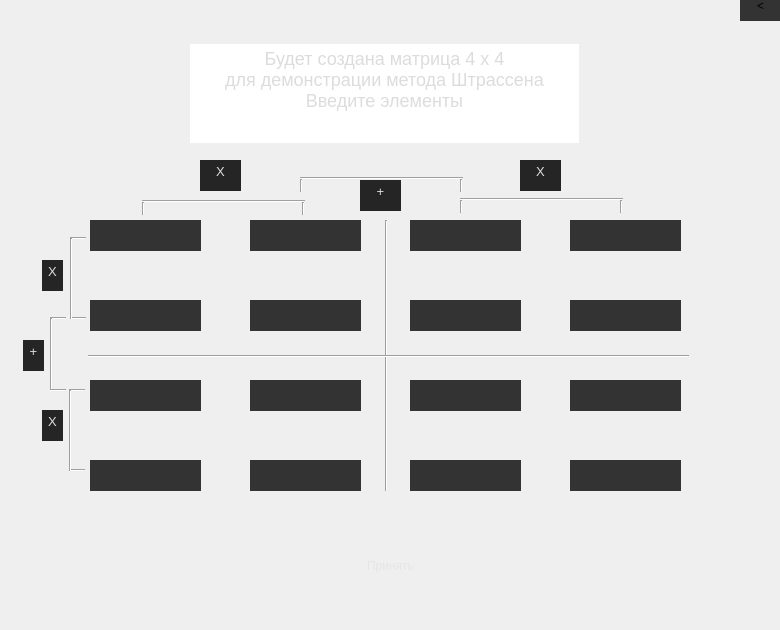
<?xml version="1.0" encoding="UTF-8"?>
<ui version="4.0">
 <class>visual</class>
 <widget class="QDialog" name="visual">
  <property name="geometry">
   <rect>
    <x>0</x>
    <y>0</y>
    <width>780</width>
    <height>630</height>
   </rect>
  </property>
  <property name="sizePolicy">
   <sizepolicy hsizetype="Fixed" vsizetype="Fixed">
    <horstretch>78</horstretch>
    <verstretch>0</verstretch>
   </sizepolicy>
  </property>
  <property name="minimumSize">
   <size>
    <width>780</width>
    <height>630</height>
   </size>
  </property>
  <property name="maximumSize">
   <size>
    <width>780</width>
    <height>630</height>
   </size>
  </property>
  <property name="windowTitle">
   <string>Dialog</string>
  </property>
  <property name="styleSheet">
   <string notr="true">#visual {
	border-image:url(:/background.png);
}</string>
  </property>
  <widget class="QTextBrowser" name="tutor">
   <property name="geometry">
    <rect>
     <x>190</x>
     <y>44</y>
     <width>389</width>
     <height>99</height>
    </rect>
   </property>
   <property name="styleSheet">
    <string notr="true">#tutor {
border-image: url(:/grad.png);
border-radius: 20px;
font-size: 18px;
color: #dcdcdc;
}</string>
   </property>
   <property name="html">
    <string>&lt;!DOCTYPE HTML PUBLIC &quot;-//W3C//DTD HTML 4.0//EN&quot; &quot;http://www.w3.org/TR/REC-html40/strict.dtd&quot;&gt;
&lt;html&gt;&lt;head&gt;&lt;meta name=&quot;qrichtext&quot; content=&quot;1&quot; /&gt;&lt;style type=&quot;text/css&quot;&gt;
p, li { white-space: pre-wrap; }
&lt;/style&gt;&lt;/head&gt;&lt;body style=&quot; font-family:'MS Shell Dlg 2'; font-size:18px; font-weight:400; font-style:normal;&quot;&gt;
&lt;p align=&quot;center&quot; style=&quot; margin-top:0px; margin-bottom:0px; margin-left:0px; margin-right:0px; -qt-block-indent:0; text-indent:0px;&quot;&gt;&lt;span style=&quot; font-size:18px;&quot;&gt;Будет создана матрица 4 х 4&lt;/span&gt;&lt;/p&gt;
&lt;p align=&quot;center&quot; style=&quot; margin-top:0px; margin-bottom:0px; margin-left:0px; margin-right:0px; -qt-block-indent:0; text-indent:0px;&quot;&gt;&lt;span style=&quot; font-size:18px;&quot;&gt;для демонстрации метода Штрассена&lt;/span&gt;&lt;/p&gt;
&lt;p align=&quot;center&quot; style=&quot; margin-top:0px; margin-bottom:0px; margin-left:0px; margin-right:0px; -qt-block-indent:0; text-indent:0px;&quot;&gt;&lt;span style=&quot; font-size:18px;&quot;&gt;Введите элементы&lt;/span&gt;&lt;/p&gt;&lt;/body&gt;&lt;/html&gt;</string>
   </property>
  </widget>
  <widget class="QLineEdit" name="insertNum">
   <property name="geometry">
    <rect>
     <x>90</x>
     <y>220</y>
     <width>111</width>
     <height>31</height>
    </rect>
   </property>
   <property name="styleSheet">
    <string notr="true">#insertNum{
background-color:rgb(51, 51, 52);
border: none;
font: 18px;
color: #dcdcdc;
}</string>
   </property>
   <property name="text">
    <string/>
   </property>
  </widget>
  <widget class="QLineEdit" name="insertNum_2">
   <property name="geometry">
    <rect>
     <x>250</x>
     <y>220</y>
     <width>111</width>
     <height>31</height>
    </rect>
   </property>
   <property name="styleSheet">
    <string notr="true">#insertNum_2 {
background-color:rgb(51, 51, 52);
border: none;
font: 18px;
color: #dcdcdc;
}</string>
   </property>
   <property name="text">
    <string/>
   </property>
  </widget>
  <widget class="QLineEdit" name="insertNum_3">
   <property name="geometry">
    <rect>
     <x>410</x>
     <y>220</y>
     <width>111</width>
     <height>31</height>
    </rect>
   </property>
   <property name="styleSheet">
    <string notr="true">#insertNum_3{
background-color:rgb(51, 51, 52);
border: none;
font: 18px;
color: #dcdcdc;
}</string>
   </property>
   <property name="text">
    <string/>
   </property>
  </widget>
  <widget class="QLineEdit" name="insertNum_4">
   <property name="geometry">
    <rect>
     <x>570</x>
     <y>220</y>
     <width>111</width>
     <height>31</height>
    </rect>
   </property>
   <property name="styleSheet">
    <string notr="true">#insertNum_4{
background-color:rgb(51, 51, 52);
border: none;
font: 18px;
color: #dcdcdc;
}</string>
   </property>
   <property name="text">
    <string/>
   </property>
  </widget>
  <widget class="QLineEdit" name="insertNum_5">
   <property name="geometry">
    <rect>
     <x>90</x>
     <y>300</y>
     <width>111</width>
     <height>31</height>
    </rect>
   </property>
   <property name="styleSheet">
    <string notr="true">#insertNum_5{
background-color:rgb(51, 51, 52);
border: none;
font: 18px;
color: #dcdcdc;
}</string>
   </property>
   <property name="text">
    <string/>
   </property>
  </widget>
  <widget class="QLineEdit" name="insertNum_6">
   <property name="geometry">
    <rect>
     <x>250</x>
     <y>300</y>
     <width>111</width>
     <height>31</height>
    </rect>
   </property>
   <property name="styleSheet">
    <string notr="true">#insertNum_6{
background-color:rgb(51, 51, 52);
border: none;
font: 18px;
color: #dcdcdc;
}</string>
   </property>
   <property name="text">
    <string/>
   </property>
  </widget>
  <widget class="QLineEdit" name="insertNum_7">
   <property name="geometry">
    <rect>
     <x>410</x>
     <y>300</y>
     <width>111</width>
     <height>31</height>
    </rect>
   </property>
   <property name="styleSheet">
    <string notr="true">#insertNum_7{
background-color:rgb(51, 51, 52);
border: none;
font: 18px;
color: #dcdcdc;
}</string>
   </property>
   <property name="text">
    <string/>
   </property>
  </widget>
  <widget class="QLineEdit" name="insertNum_8">
   <property name="geometry">
    <rect>
     <x>570</x>
     <y>300</y>
     <width>111</width>
     <height>31</height>
    </rect>
   </property>
   <property name="styleSheet">
    <string notr="true">#insertNum_8{
background-color:rgb(51, 51, 52);
border: none;
font: 18px;
color: #dcdcdc;
}</string>
   </property>
   <property name="text">
    <string/>
   </property>
  </widget>
  <widget class="QLineEdit" name="insertNum_9">
   <property name="geometry">
    <rect>
     <x>90</x>
     <y>380</y>
     <width>111</width>
     <height>31</height>
    </rect>
   </property>
   <property name="styleSheet">
    <string notr="true">#insertNum_9{
background-color:rgb(51, 51, 52);
border: none;
font: 18px;
color: #dcdcdc;
}</string>
   </property>
   <property name="text">
    <string/>
   </property>
  </widget>
  <widget class="QLineEdit" name="insertNum_10">
   <property name="geometry">
    <rect>
     <x>250</x>
     <y>380</y>
     <width>111</width>
     <height>31</height>
    </rect>
   </property>
   <property name="styleSheet">
    <string notr="true">#insertNum_10{
background-color:rgb(51, 51, 52);
border: none;
font: 18px;
color: #dcdcdc;
}</string>
   </property>
   <property name="text">
    <string/>
   </property>
  </widget>
  <widget class="QLineEdit" name="insertNum_11">
   <property name="geometry">
    <rect>
     <x>410</x>
     <y>380</y>
     <width>111</width>
     <height>31</height>
    </rect>
   </property>
   <property name="styleSheet">
    <string notr="true">#insertNum_11{
background-color:rgb(51, 51, 52);
border: none;
font: 18px;
color: #dcdcdc;
}</string>
   </property>
   <property name="text">
    <string/>
   </property>
  </widget>
  <widget class="QLineEdit" name="insertNum_12">
   <property name="geometry">
    <rect>
     <x>570</x>
     <y>380</y>
     <width>111</width>
     <height>31</height>
    </rect>
   </property>
   <property name="styleSheet">
    <string notr="true">#insertNum_12{
background-color:rgb(51, 51, 52);
border: none;
font: 18px;
color: #dcdcdc;
}</string>
   </property>
   <property name="text">
    <string/>
   </property>
  </widget>
  <widget class="QLineEdit" name="insertNum_13">
   <property name="geometry">
    <rect>
     <x>90</x>
     <y>460</y>
     <width>111</width>
     <height>31</height>
    </rect>
   </property>
   <property name="styleSheet">
    <string notr="true">#insertNum_13{
background-color:rgb(51, 51, 52);
border: none;
font: 18px;
color: #dcdcdc;
}</string>
   </property>
   <property name="text">
    <string/>
   </property>
  </widget>
  <widget class="QLineEdit" name="insertNum_14">
   <property name="geometry">
    <rect>
     <x>250</x>
     <y>460</y>
     <width>111</width>
     <height>31</height>
    </rect>
   </property>
   <property name="styleSheet">
    <string notr="true">#insertNum_14{
background-color:rgb(51, 51, 52);
border: none;
font: 18px;
color: #dcdcdc;
}</string>
   </property>
   <property name="text">
    <string/>
   </property>
  </widget>
  <widget class="QLineEdit" name="insertNum_15">
   <property name="geometry">
    <rect>
     <x>410</x>
     <y>460</y>
     <width>111</width>
     <height>31</height>
    </rect>
   </property>
   <property name="styleSheet">
    <string notr="true">#insertNum_15{
background-color:rgb(51, 51, 52);
border: none;
font: 18px;
color: #dcdcdc;
}</string>
   </property>
   <property name="text">
    <string/>
   </property>
  </widget>
  <widget class="QLineEdit" name="insertNum_16">
   <property name="geometry">
    <rect>
     <x>570</x>
     <y>460</y>
     <width>111</width>
     <height>31</height>
    </rect>
   </property>
   <property name="styleSheet">
    <string notr="true">#insertNum_16{
background-color:rgb(51, 51, 52);
border: none;
font: 18px;
color: #dcdcdc;
}</string>
   </property>
   <property name="text">
    <string/>
   </property>
  </widget>
  <widget class="QPushButton" name="ok">
   <property name="geometry">
    <rect>
     <x>330</x>
     <y>550</y>
     <width>121</width>
     <height>31</height>
    </rect>
   </property>
   <property name="styleSheet">
    <string notr="true">#ok {
background-color: none;
border-radius: 10px;
border-image: url(:/grad.png);
color: rgb(229, 229, 229);
font-size: 12px;
}
#ok::pessed {
	height: 15px;
	wildth: 80px;
}
#ok::hover {
	border-image: url(:/light_grad.png);
	border-radius: 5px;	
}</string>
   </property>
   <property name="text">
    <string>Принять</string>
   </property>
  </widget>
  <widget class="Line" name="line">
   <property name="geometry">
    <rect>
     <x>376</x>
     <y>220</y>
     <width>20</width>
     <height>271</height>
    </rect>
   </property>
   <property name="orientation">
    <enum>Qt::Vertical</enum>
   </property>
  </widget>
  <widget class="Line" name="line_2">
   <property name="geometry">
    <rect>
     <x>88</x>
     <y>346</y>
     <width>601</width>
     <height>20</height>
    </rect>
   </property>
   <property name="styleSheet">
    <string notr="true">#line_2 {
border-color:rgb(83, 39, 130)
}</string>
   </property>
   <property name="orientation">
    <enum>Qt::Horizontal</enum>
   </property>
  </widget>
  <widget class="Line" name="Row9">
   <property name="geometry">
    <rect>
     <x>70</x>
     <y>230</y>
     <width>16</width>
     <height>16</height>
    </rect>
   </property>
   <property name="orientation">
    <enum>Qt::Horizontal</enum>
   </property>
  </widget>
  <widget class="Line" name="Row7">
   <property name="geometry">
    <rect>
     <x>70</x>
     <y>310</y>
     <width>16</width>
     <height>16</height>
    </rect>
   </property>
   <property name="orientation">
    <enum>Qt::Horizontal</enum>
   </property>
  </widget>
  <widget class="Line" name="Row8">
   <property name="geometry">
    <rect>
     <x>61</x>
     <y>238</y>
     <width>20</width>
     <height>81</height>
    </rect>
   </property>
   <property name="orientation">
    <enum>Qt::Vertical</enum>
   </property>
  </widget>
  <widget class="Line" name="Row1">
   <property name="geometry">
    <rect>
     <x>69</x>
     <y>462</y>
     <width>16</width>
     <height>16</height>
    </rect>
   </property>
   <property name="orientation">
    <enum>Qt::Horizontal</enum>
   </property>
  </widget>
  <widget class="Line" name="Row3">
   <property name="geometry">
    <rect>
     <x>69</x>
     <y>382</y>
     <width>16</width>
     <height>16</height>
    </rect>
   </property>
   <property name="orientation">
    <enum>Qt::Horizontal</enum>
   </property>
  </widget>
  <widget class="Line" name="Row2">
   <property name="geometry">
    <rect>
     <x>60</x>
     <y>390</y>
     <width>20</width>
     <height>81</height>
    </rect>
   </property>
   <property name="orientation">
    <enum>Qt::Vertical</enum>
   </property>
  </widget>
  <widget class="Line" name="Row4">
   <property name="geometry">
    <rect>
     <x>50</x>
     <y>382</y>
     <width>16</width>
     <height>16</height>
    </rect>
   </property>
   <property name="orientation">
    <enum>Qt::Horizontal</enum>
   </property>
  </widget>
  <widget class="Line" name="Row6">
   <property name="geometry">
    <rect>
     <x>50</x>
     <y>310</y>
     <width>16</width>
     <height>16</height>
    </rect>
   </property>
   <property name="orientation">
    <enum>Qt::Horizontal</enum>
   </property>
  </widget>
  <widget class="Line" name="Row5">
   <property name="geometry">
    <rect>
     <x>41</x>
     <y>318</y>
     <width>20</width>
     <height>72</height>
    </rect>
   </property>
   <property name="orientation">
    <enum>Qt::Vertical</enum>
   </property>
  </widget>
  <widget class="QTextBrowser" name="RowP2">
   <property name="geometry">
    <rect>
     <x>42</x>
     <y>260</y>
     <width>21</width>
     <height>31</height>
    </rect>
   </property>
   <property name="styleSheet">
    <string notr="true">#RowP2 {
background-color: rgb(37, 37, 38);
border: none;
font-size: 18px;
color: #dcdcdc;
}</string>
   </property>
   <property name="html">
    <string>&lt;!DOCTYPE HTML PUBLIC &quot;-//W3C//DTD HTML 4.0//EN&quot; &quot;http://www.w3.org/TR/REC-html40/strict.dtd&quot;&gt;
&lt;html&gt;&lt;head&gt;&lt;meta name=&quot;qrichtext&quot; content=&quot;1&quot; /&gt;&lt;style type=&quot;text/css&quot;&gt;
p, li { white-space: pre-wrap; }
&lt;/style&gt;&lt;/head&gt;&lt;body style=&quot; font-family:'MS Shell Dlg 2'; font-size:18px; font-weight:400; font-style:normal;&quot;&gt;
&lt;p align=&quot;center&quot; style=&quot; margin-top:0px; margin-bottom:0px; margin-left:0px; margin-right:0px; -qt-block-indent:0; text-indent:0px;&quot;&gt;&lt;span style=&quot; font-size:10pt;&quot;&gt;X&lt;/span&gt;&lt;/p&gt;&lt;/body&gt;&lt;/html&gt;</string>
   </property>
  </widget>
  <widget class="QTextBrowser" name="RowP1">
   <property name="geometry">
    <rect>
     <x>42</x>
     <y>410</y>
     <width>21</width>
     <height>31</height>
    </rect>
   </property>
   <property name="styleSheet">
    <string notr="true">#RowP1 {
background-color: rgb(37, 37, 38);
border: none;
font-size: 18px;
color: #dcdcdc;
}</string>
   </property>
   <property name="html">
    <string>&lt;!DOCTYPE HTML PUBLIC &quot;-//W3C//DTD HTML 4.0//EN&quot; &quot;http://www.w3.org/TR/REC-html40/strict.dtd&quot;&gt;
&lt;html&gt;&lt;head&gt;&lt;meta name=&quot;qrichtext&quot; content=&quot;1&quot; /&gt;&lt;style type=&quot;text/css&quot;&gt;
p, li { white-space: pre-wrap; }
&lt;/style&gt;&lt;/head&gt;&lt;body style=&quot; font-family:'MS Shell Dlg 2'; font-size:18px; font-weight:400; font-style:normal;&quot;&gt;
&lt;p align=&quot;center&quot; style=&quot; margin-top:0px; margin-bottom:0px; margin-left:0px; margin-right:0px; -qt-block-indent:0; text-indent:0px;&quot;&gt;&lt;span style=&quot; font-size:10pt;&quot;&gt;X&lt;/span&gt;&lt;/p&gt;&lt;/body&gt;&lt;/html&gt;</string>
   </property>
  </widget>
  <widget class="QTextBrowser" name="RowP3">
   <property name="geometry">
    <rect>
     <x>23</x>
     <y>340</y>
     <width>21</width>
     <height>31</height>
    </rect>
   </property>
   <property name="styleSheet">
    <string notr="true">#RowP3 {
background-color: rgb(37, 37, 38);
border: none;
font-size: 18px;
color: #dcdcdc;
}</string>
   </property>
   <property name="html">
    <string>&lt;!DOCTYPE HTML PUBLIC &quot;-//W3C//DTD HTML 4.0//EN&quot; &quot;http://www.w3.org/TR/REC-html40/strict.dtd&quot;&gt;
&lt;html&gt;&lt;head&gt;&lt;meta name=&quot;qrichtext&quot; content=&quot;1&quot; /&gt;&lt;style type=&quot;text/css&quot;&gt;
p, li { white-space: pre-wrap; }
&lt;/style&gt;&lt;/head&gt;&lt;body style=&quot; font-family:'MS Shell Dlg 2'; font-size:18px; font-weight:400; font-style:normal;&quot;&gt;
&lt;p align=&quot;center&quot; style=&quot; margin-top:0px; margin-bottom:0px; margin-left:0px; margin-right:0px; -qt-block-indent:0; text-indent:0px;&quot;&gt;&lt;span style=&quot; font-size:10pt;&quot;&gt;+&lt;/span&gt;&lt;/p&gt;&lt;/body&gt;&lt;/html&gt;</string>
   </property>
  </widget>
  <widget class="Line" name="Col2">
   <property name="geometry">
    <rect>
     <x>142</x>
     <y>193</y>
     <width>163</width>
     <height>16</height>
    </rect>
   </property>
   <property name="orientation">
    <enum>Qt::Horizontal</enum>
   </property>
  </widget>
  <widget class="Line" name="Col3">
   <property name="geometry">
    <rect>
     <x>293</x>
     <y>202</y>
     <width>20</width>
     <height>13</height>
    </rect>
   </property>
   <property name="orientation">
    <enum>Qt::Vertical</enum>
   </property>
  </widget>
  <widget class="Line" name="Col1">
   <property name="geometry">
    <rect>
     <x>133</x>
     <y>202</y>
     <width>20</width>
     <height>13</height>
    </rect>
   </property>
   <property name="orientation">
    <enum>Qt::Vertical</enum>
   </property>
  </widget>
  <widget class="Line" name="Col7">
   <property name="geometry">
    <rect>
     <x>451</x>
     <y>200</y>
     <width>20</width>
     <height>13</height>
    </rect>
   </property>
   <property name="orientation">
    <enum>Qt::Vertical</enum>
   </property>
  </widget>
  <widget class="Line" name="Col9">
   <property name="geometry">
    <rect>
     <x>611</x>
     <y>200</y>
     <width>20</width>
     <height>13</height>
    </rect>
   </property>
   <property name="orientation">
    <enum>Qt::Vertical</enum>
   </property>
  </widget>
  <widget class="Line" name="Col8">
   <property name="geometry">
    <rect>
     <x>460</x>
     <y>191</y>
     <width>163</width>
     <height>16</height>
    </rect>
   </property>
   <property name="orientation">
    <enum>Qt::Horizontal</enum>
   </property>
  </widget>
  <widget class="Line" name="Col4">
   <property name="geometry">
    <rect>
     <x>291</x>
     <y>179</y>
     <width>20</width>
     <height>13</height>
    </rect>
   </property>
   <property name="orientation">
    <enum>Qt::Vertical</enum>
   </property>
  </widget>
  <widget class="Line" name="Col6">
   <property name="geometry">
    <rect>
     <x>451</x>
     <y>179</y>
     <width>20</width>
     <height>13</height>
    </rect>
   </property>
   <property name="orientation">
    <enum>Qt::Vertical</enum>
   </property>
  </widget>
  <widget class="Line" name="Col5">
   <property name="geometry">
    <rect>
     <x>300</x>
     <y>170</y>
     <width>163</width>
     <height>16</height>
    </rect>
   </property>
   <property name="orientation">
    <enum>Qt::Horizontal</enum>
   </property>
  </widget>
  <widget class="QTextBrowser" name="ColP1">
   <property name="geometry">
    <rect>
     <x>200</x>
     <y>160</y>
     <width>41</width>
     <height>31</height>
    </rect>
   </property>
   <property name="styleSheet">
    <string notr="true">#ColP1 {
background-color: rgb(37, 37, 38);
border: none;
font-size: 18px;
color: #dcdcdc;
}</string>
   </property>
   <property name="html">
    <string>&lt;!DOCTYPE HTML PUBLIC &quot;-//W3C//DTD HTML 4.0//EN&quot; &quot;http://www.w3.org/TR/REC-html40/strict.dtd&quot;&gt;
&lt;html&gt;&lt;head&gt;&lt;meta name=&quot;qrichtext&quot; content=&quot;1&quot; /&gt;&lt;style type=&quot;text/css&quot;&gt;
p, li { white-space: pre-wrap; }
&lt;/style&gt;&lt;/head&gt;&lt;body style=&quot; font-family:'MS Shell Dlg 2'; font-size:18px; font-weight:400; font-style:normal;&quot;&gt;
&lt;p align=&quot;center&quot; style=&quot; margin-top:0px; margin-bottom:0px; margin-left:0px; margin-right:0px; -qt-block-indent:0; text-indent:0px;&quot;&gt;&lt;span style=&quot; font-size:10pt;&quot;&gt;X&lt;/span&gt;&lt;/p&gt;&lt;/body&gt;&lt;/html&gt;</string>
   </property>
  </widget>
  <widget class="QTextBrowser" name="ColP2">
   <property name="geometry">
    <rect>
     <x>520</x>
     <y>160</y>
     <width>41</width>
     <height>31</height>
    </rect>
   </property>
   <property name="styleSheet">
    <string notr="true">#ColP2 {
background-color: rgb(37, 37, 38);
border: none;
font-size: 18px;
color: #dcdcdc;
}</string>
   </property>
   <property name="html">
    <string>&lt;!DOCTYPE HTML PUBLIC &quot;-//W3C//DTD HTML 4.0//EN&quot; &quot;http://www.w3.org/TR/REC-html40/strict.dtd&quot;&gt;
&lt;html&gt;&lt;head&gt;&lt;meta name=&quot;qrichtext&quot; content=&quot;1&quot; /&gt;&lt;style type=&quot;text/css&quot;&gt;
p, li { white-space: pre-wrap; }
&lt;/style&gt;&lt;/head&gt;&lt;body style=&quot; font-family:'MS Shell Dlg 2'; font-size:18px; font-weight:400; font-style:normal;&quot;&gt;
&lt;p align=&quot;center&quot; style=&quot; margin-top:0px; margin-bottom:0px; margin-left:0px; margin-right:0px; -qt-block-indent:0; text-indent:0px;&quot;&gt;&lt;span style=&quot; font-size:10pt;&quot;&gt;X&lt;/span&gt;&lt;/p&gt;&lt;/body&gt;&lt;/html&gt;</string>
   </property>
  </widget>
  <widget class="QTextBrowser" name="ColP3">
   <property name="geometry">
    <rect>
     <x>360</x>
     <y>180</y>
     <width>41</width>
     <height>31</height>
    </rect>
   </property>
   <property name="styleSheet">
    <string notr="true">#ColP3 {
background-color: rgb(37, 37, 38);
border: none;
font-size: 18px;
color: #dcdcdc;
}</string>
   </property>
   <property name="html">
    <string>&lt;!DOCTYPE HTML PUBLIC &quot;-//W3C//DTD HTML 4.0//EN&quot; &quot;http://www.w3.org/TR/REC-html40/strict.dtd&quot;&gt;
&lt;html&gt;&lt;head&gt;&lt;meta name=&quot;qrichtext&quot; content=&quot;1&quot; /&gt;&lt;style type=&quot;text/css&quot;&gt;
p, li { white-space: pre-wrap; }
&lt;/style&gt;&lt;/head&gt;&lt;body style=&quot; font-family:'MS Shell Dlg 2'; font-size:18px; font-weight:400; font-style:normal;&quot;&gt;
&lt;p align=&quot;center&quot; style=&quot; margin-top:0px; margin-bottom:0px; margin-left:0px; margin-right:0px; -qt-block-indent:0; text-indent:0px;&quot;&gt;&lt;span style=&quot; font-size:10pt;&quot;&gt;+&lt;/span&gt;&lt;/p&gt;&lt;/body&gt;&lt;/html&gt;</string>
   </property>
  </widget>
  <widget class="QPushButton" name="swish">
   <property name="geometry">
    <rect>
     <x>740</x>
     <y>-10</y>
     <width>41</width>
     <height>31</height>
    </rect>
   </property>
   <property name="styleSheet">
    <string notr="true">#swish {
background-color:rgb(51, 51, 52);
border: none;
}
#swish:pressed {
	background-color: #646464;
}</string>
   </property>
   <property name="text">
    <string>&lt;</string>
   </property>
  </widget>
  <widget class="QPushButton" name="logo">
   <property name="geometry">
    <rect>
     <x>0</x>
     <y>0</y>
     <width>31</width>
     <height>31</height>
    </rect>
   </property>
   <property name="styleSheet">
    <string notr="true">#logo {
background-color: none;
border: none;
border-image: url(:/icon.png);
}
</string>
   </property>
   <property name="text">
    <string/>
   </property>
  </widget>
 </widget>
 <resources/>
 <connections/>
</ui>
